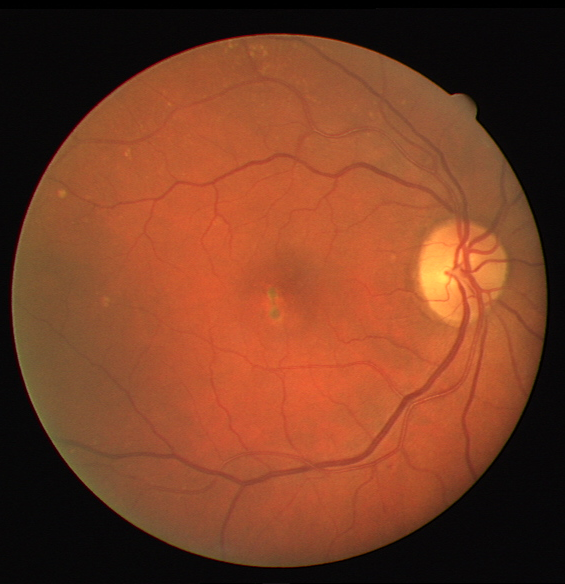
#> input picture Class1/imagens/retina.tif, 565 x 584 px
$ jupyter execute --allow-errors Exercicios_PDI.ipynb
#> lines starting #> are read from the running program, lines starting #| are printed output that depends on the picture; after the words box and inside, x2 and y2 are one past the last pixel; in counts of white or black regions, pixels touching at a corner belong together
[cell 1]
import matplotlib.pyplot as plt
import cv2
import numpy as np

[cell 2]
#Ex1
path = "imagens/rx_mao.jpg"

img = cv2.imread(path)
#> (the rest of this cell did not finish here and is left out)

[cell 3]
#Ex2
path1 = "imagens/rx_mao.jpg"
path2 = "imagens/rx_torax.jpg"
path3 = "imagens/Rx_bexiga.jpg"
path4 = "imagens/brain.jpg"

img1 = cv2.imread(path1)
img2 = cv2.imread(path2)
img3 = cv2.imread(path3)
img4 = cv2.imread(path4)


plt.subplot(2, 2, 1)
#> (the rest of this cell did not finish here and is left out)

[cell 4]
#Ex3
path = "imagens/retina.tif"

img = cv2.imread(path)
#> img is the input picture: shape (584, 565, 3); mean B, G, R 36.6, 61.9, 119.9
print(img.shape[:-1])
#| (584, 565)
height, width = img.shape[:-1]
#> height = 584; width = 565
num = height * width
#> num = 329960
print(num)
#| 329960

[cell 5]
#Ex4
path = "imagens/retina.tif"

img = cv2.imread(path)

red, green, blue = cv2.split(img)
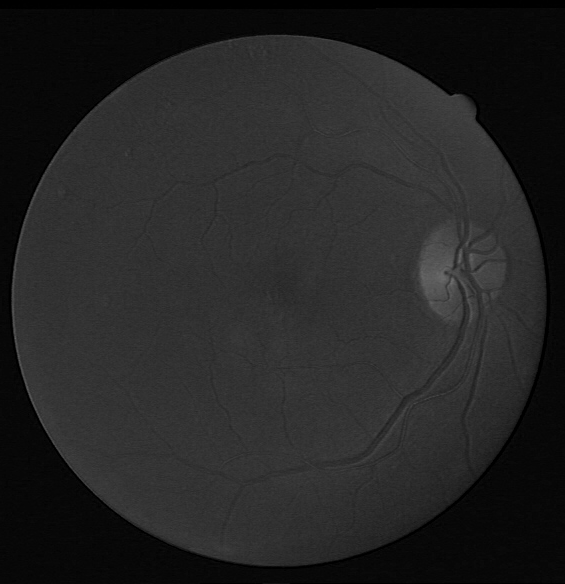
#> red: shape (584, 565); min 0, max 108, mean 36.6
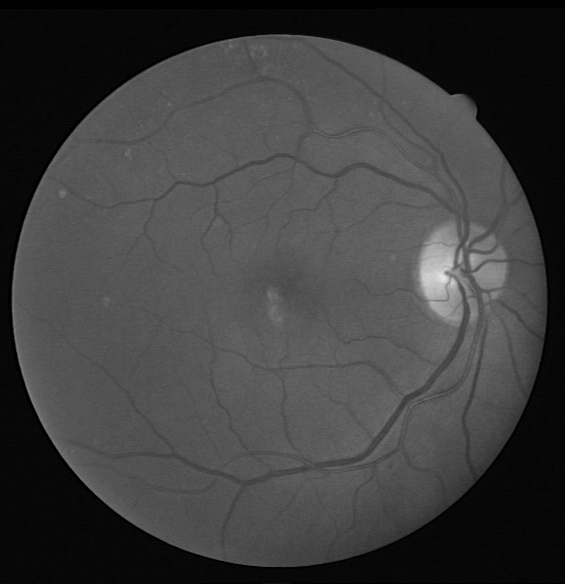
#> green: shape (584, 565); min 0, max 229, mean 61.9
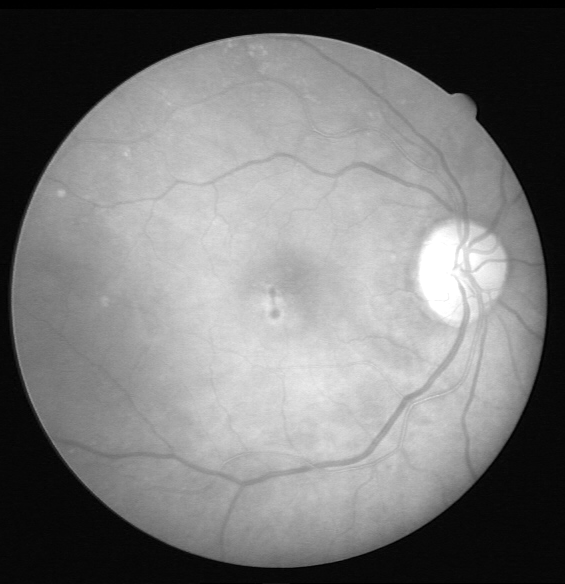
#> blue: shape (584, 565); min 0, max 255, mean 119.9
plt.subplot(2, 2, 1)
plt.imshow(img)
plt.subplot(2, 2, 2)
plt.imshow(red)
plt.subplot(2, 2, 3)
plt.imshow(green)
plt.subplot(2, 2, 4)
plt.imshow(blue)
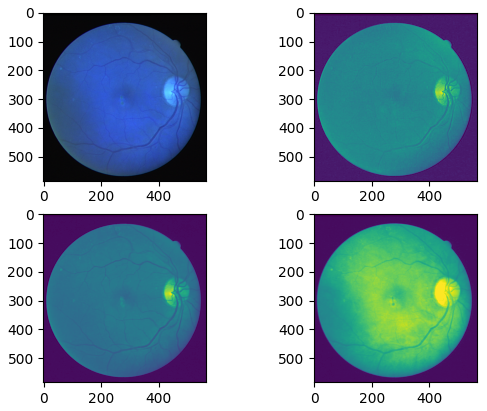
#> figure drawn by matplotlib, 4 panels; B, G, R data is drawn as R, G, B

[cell 6]
#Ex5
img = np.ones((255, 255, 3))

x, y = 90, 70
height = 100
width = 100
p1 = (x, y)
p2 = (x + height, y + width)

cv2.rectangle(img, p1, p2, (0, 0, 0), thickness = -1)
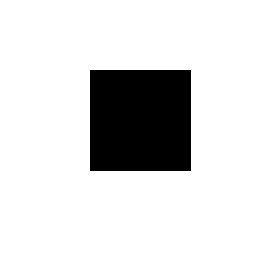
#> img: shape (255, 255, 3) float64; values 0 (black) and 1 (white), 84.3% white; 1 black region, box (x1, y1, x2, y2) and area: (90, 70, 191, 171) 10201

plt.imshow(img)

$ run again, with Class1/imagens/Img_spli_merge.tif copied over Class1/imagens/retina.tif
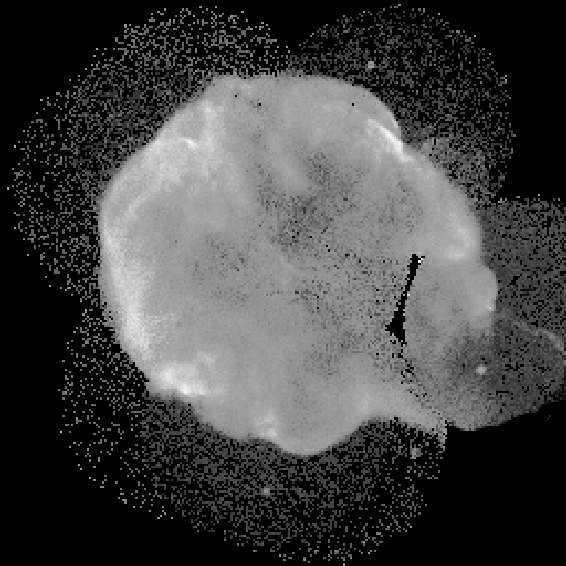
#> input picture Class1/imagens/Img_spli_merge.tif, 566 x 566 px
#> img is the input picture: shape (566, 566, 3); min 0, max 253, mean 66.9
#| (566, 566)
#| 320356
#> `[cell 5] #Ex4 path = "imagens/retina.tif"  img = cv2.imread(path)  red..`:
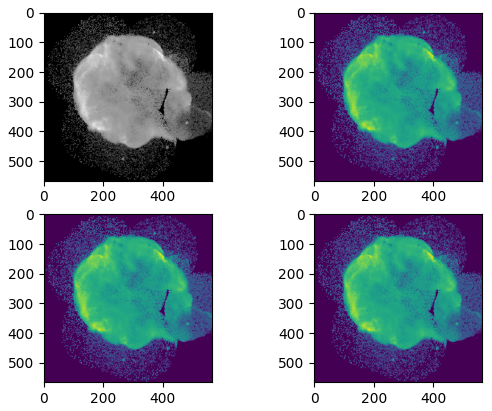
#> figure drawn by matplotlib, 4 panels
#> img: shape (255, 255, 3) float64; values 0 (black) and 1 (white), 84.3% white; 1 black region, box (x1, y1, x2, y2) and area: (90, 70, 191, 171) 10201
